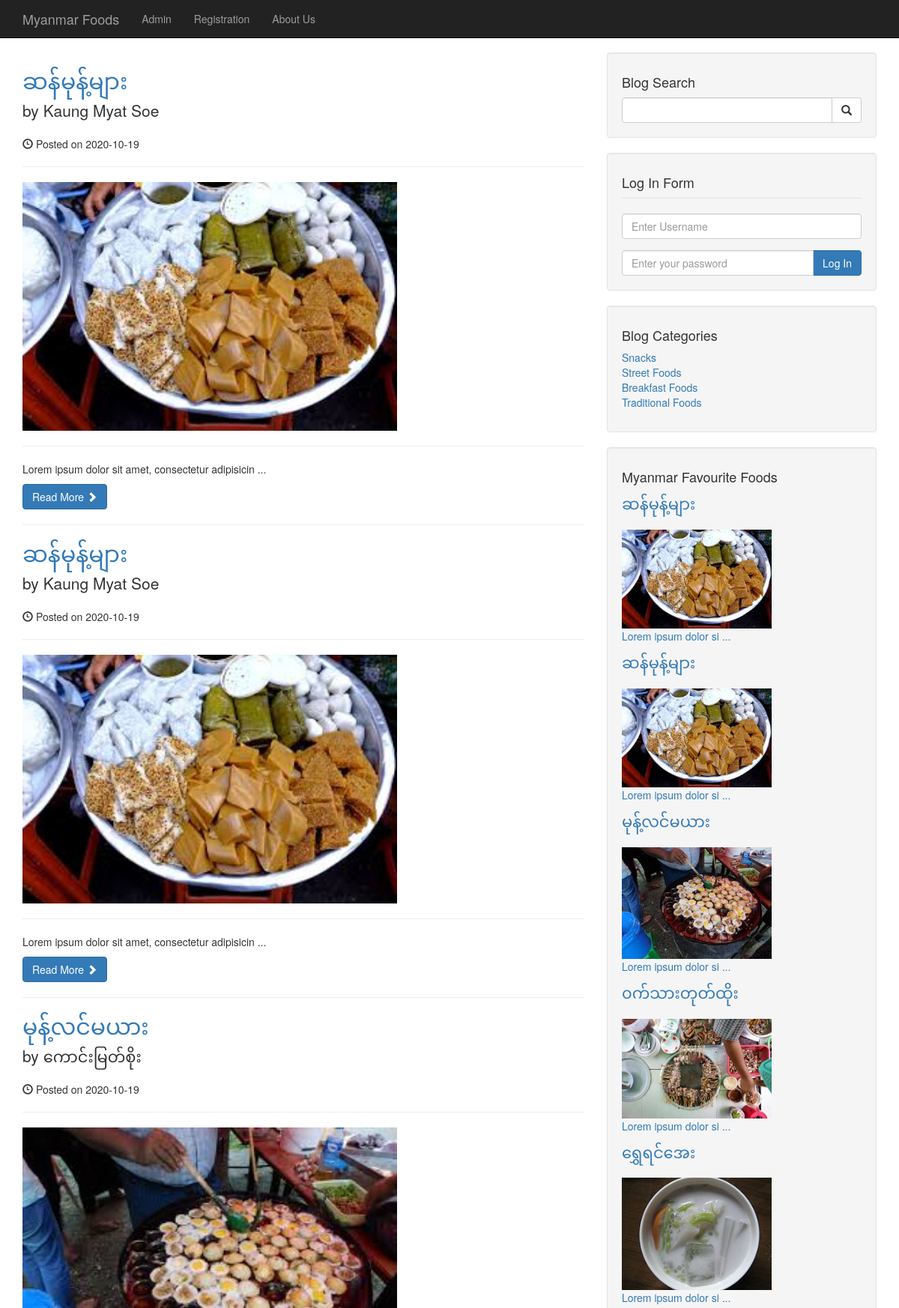
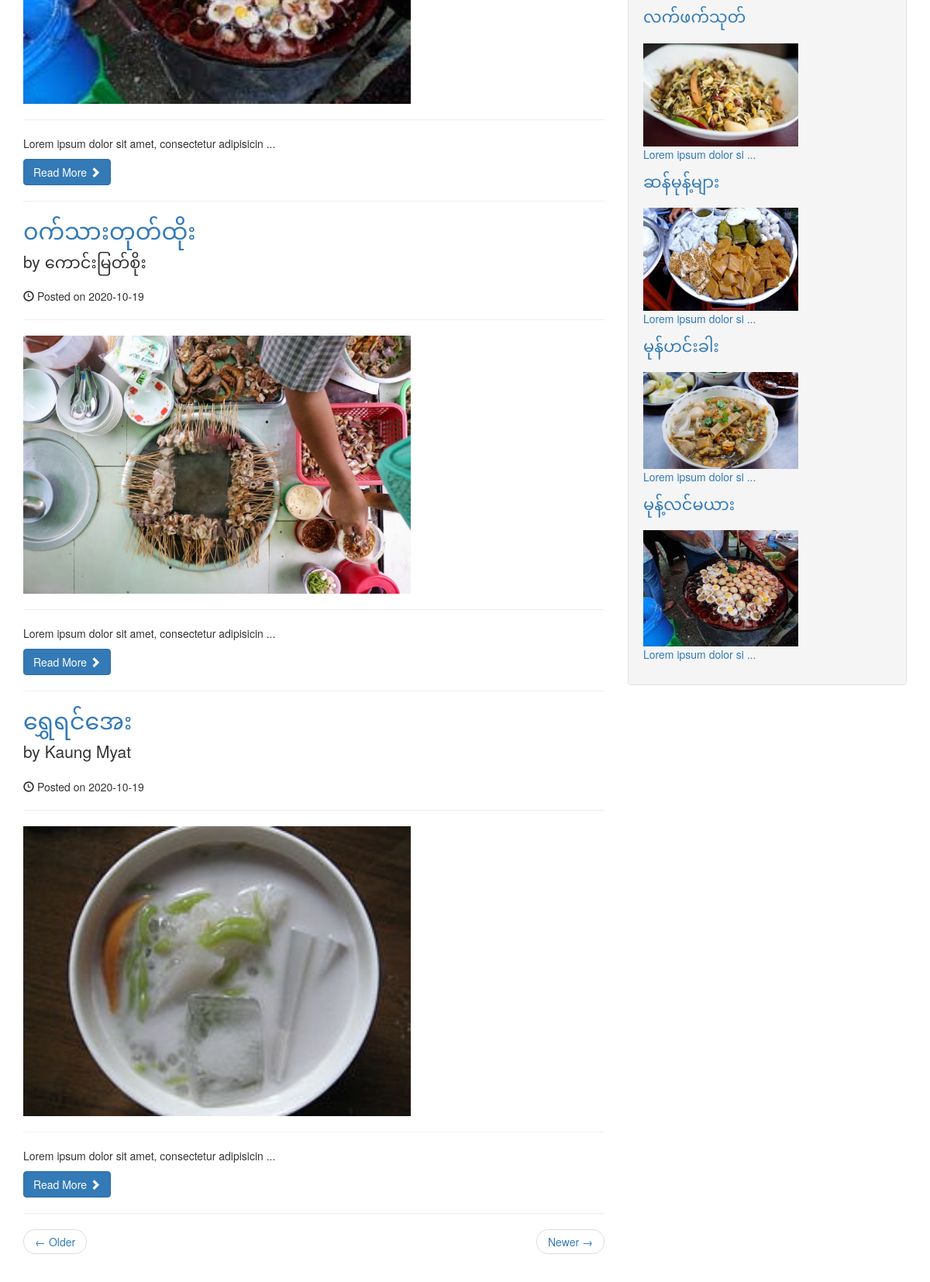
The page / (upper part) on the database its author committed (2 pictures, top to bottom).
### tables this page shows
CREATE TABLE `post` (
  `post_id` int(11) NOT NULL,
  `post_cat_id` int(11) NOT NULL,
  `post_title` varchar(100) NOT NULL,
  `post_author` varchar(100) NOT NULL,
  `post_date` date NOT NULL,
  `post_image` varchar(200) NOT NULL,
  `post_tag` varchar(100) NOT NULL,
  `post_content` text NOT NULL
);

CREATE TABLE `categories` (
  `cat_id` int(11) NOT NULL,
  `cat_title` varchar(100) NOT NULL
);

### admin/functions.php (called while the page is built, shortened)
<?php
	function escape($string){
		global $con;
		return mysqli_real_escape_string($con, $string);
	}
 ?>

### index.php (the view, shortened to what this page needs)
<?php include_once "include_user/header_user.php" ?>
<?php include_once "include_user/nav_user.php" ?>
    <div class="container">
        <div class="row">
            <div class="col-md-8">
                <?php
                    $sql ="SELECT * FROM post ORDER BY post_id DESC LIMIT 0,5";
                    $result = mysqli_query($con, $sql);
                    while ($row = mysqli_fetch_assoc($result)):
                        $post_id = escape($row['post_id']);
                        $post_title = escape($row['post_title']);
                        $post_author = escape($row['post_author']);
                        $post_image = basename($row['post_image']);
                        $post_date = escape($row['post_date']);
                        $post_content = escape($row['post_content']);
                ?>
                <h2>
                    <a href="post.php?post_id=<?php echo "$post_id"; ?>"><?php echo "$post_title"; ?></a>
                </h2>
                <p class="lead">
                    by <?php echo "$post_author"; ?>
                </p>
                <p><span class="glyphicon glyphicon-time"></span> Posted on <?php echo "$post_date"; ?></p>
                <hr>
                <img class="img-responsive" height="300" width="500" src="images/<?php echo $post_image ?>" alt="">
                <hr>
                <p>
                    <?php echo substr($post_content, 0 ,50); ?>
                    <?php echo strlen($post_content) > 50 ? '...' : '' ?>
                </p>
                <a class="btn btn-primary" href="post.php?post_id=<?php echo "$post_id"; ?>">Read More <span class="glyphicon glyphicon-chevron-right"></span></a>
                <hr>
                <?php endwhile; ?>
                <ul class="pager">
                    <li class="previous">
                        <a href="#">&larr; Older</a>
                    </li>
                    <li class="next">
                        <a href="#">Newer &rarr;</a>
                    </li>
                </ul>
            </div>
            <div class="col-md-4">
                <?php include_once "include_user/sidebar_user.php" ?>
                <?php include_once "include_user/widget_user.php" ?>
            </div>
        </div>
<?php include_once "include_user/footer_user.php" ?>

### include_user/sidebar_user.php (shortened to what this page needs)
<div class="well">
    <h4>Blog Search</h4>
    <form method="post" action="search.php">
        <div class="input-group">
            <input type="text" name="post_tag" class="form-control">
            <span class="input-group-btn">
                <button class="btn btn-default" type="submit" name="search">
                    <span class="glyphicon glyphicon-search"></span>
            </button>
            </span>
        </div>
    </form>
</div>
<div class="well">
    <h4>Log In Form</h4>
    <legend></legend>
    <form method="post" action="include_user/login.php">
        <div class="form-group">
            <input type="text" name="username" class="form-control" placeholder="Enter Username">
        </div>
        <div class="input-group">
            <input type="password" class="form-control" name="password" placeholder="Enter your password">
            <span class="input-group-btn">
                <button class="btn btn-primary" type="submit" name='login'>
                    Log In
                </button>
            </span>
        </div>
    </form>
</div>
<div class="well">
    <h4>Blog Categories</h4>
    <div class="row">
        <div class="col-lg-12">
            <ul class="list-unstyled">
                <?php
                  $sql = "SELECT * FROM categories ORDER BY cat_id DESC";
                  $result = mysqli_query($con, $sql);
                  while ($row = mysqli_fetch_assoc($result)):
                    $cat_id = escape($row['cat_id']);
                    $cat_title = escape($row['cat_title']);
                ?>
                <li><a href="post_categories.php?cat_id=<?php echo "$cat_id"; ?>"><?php echo "$cat_title"; ?></a>
                </li>
                <?php endwhile; ?>
            </ul>
        </div>
    </div>
</div>

### include_user/widget_user.php (shortened to what this page needs)
<div class="well">
     <h4>Myanmar Favourite Foods</h4>
     <?php
	    $sql ="SELECT * FROM post ORDER BY post_id DESC LIMIT 0,10";
	    $result = mysqli_query($con, $sql);
	    while ($row = mysqli_fetch_assoc($result)):
	        $post_id = escape($row['post_id']);
	        $post_title = escape($row['post_title']);
	        $post_image = basename($row['post_image']);
	        $post_content = escape($row['post_content']);
	?>
     <a href="post.php?post_id=<?php echo "$post_id"; ?>">
     	<p class="lead"><?php echo "$post_title"; ?></p>
     	<img src="images/<?php echo $post_image; ?>" width="200px" class="img-responsive">
     	<p>
            <?php echo substr($post_content, 0 ,20); ?>
            <?php echo strlen($post_content) > 20 ? '...' : '' ?>
        </p>
     </a>
     <?php endwhile; ?>
</div>

### css/blog-home.css (style rules this page uses)
body { padding-top: 70px; }

### rows shown on the page
post: post_title "ဆန်မုန့်များ", post_author "Kaung Myat Soe", post_date "2020-10-19", post_image (picture), post_content "Lorem ipsum dolor sit amet, consectetur adipisicin", post_content "Lorem ipsum dolor si"
post: post_title "ဆန်မုန့်များ", post_author "Kaung Myat Soe", post_date "2020-10-19", post_image (picture), post_content "Lorem ipsum dolor sit amet, consectetur adipisicin", post_content "Lorem ipsum dolor si"
post: post_title "မုန့်လင်မယား", post_author "ကောင်းမြတ်စိုး", post_date "2020-10-19", post_image (picture), post_content "Lorem ipsum dolor sit amet, consectetur adipisicin", post_content "Lorem ipsum dolor si"
post: post_title "၀က်သားတုတ်ထိုး", post_author "ကောင်းမြတ်စိုး", post_date "2020-10-19", post_image (picture), post_content "Lorem ipsum dolor sit amet, consectetur adipisicin", post_content "Lorem ipsum dolor si"
post: post_title "ရွှေရင်အေး", post_author "Kaung Myat", post_date "2020-10-19", post_image (picture), post_content "Lorem ipsum dolor sit amet, consectetur adipisicin", post_content "Lorem ipsum dolor si"
categories: cat_title "Snacks"
categories: cat_title "Street Foods"
categories: cat_title "Breakfast Foods"
categories: cat_title "Traditional Foods"
post: post_title "လက်ဖက်သုတ်", post_image (picture), post_content "Lorem ipsum dolor si"
post: post_title "ဆန်မုန့်များ", post_image (picture), post_content "Lorem ipsum dolor si"
post: post_title "မုန်ဟင်းခါး", post_image (picture), post_content "Lorem ipsum dolor si"
post: post_title "မုန့်လင်မယား", post_image (picture), post_content "Lorem ipsum dolor si"
